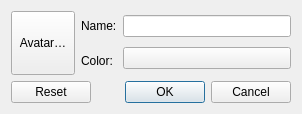
<?xml version="1.0" encoding="UTF-8"?>
<ui version="4.0">
 <class>PersonDialog</class>
 <widget class="QDialog" name="PersonDialog">
  <property name="geometry">
   <rect>
    <x>0</x>
    <y>0</y>
    <width>302</width>
    <height>112</height>
   </rect>
  </property>
  <property name="windowTitle">
   <string>Dialog</string>
  </property>
  <layout class="QVBoxLayout" name="verticalLayout_3">
   <item>
    <layout class="QHBoxLayout" name="horizontalLayout">
     <item>
      <widget class="QToolButton" name="m_selectCharaterAvatar">
       <property name="minimumSize">
        <size>
         <width>64</width>
         <height>64</height>
        </size>
       </property>
       <property name="sizeIncrement">
        <size>
         <width>64</width>
         <height>64</height>
        </size>
       </property>
       <property name="baseSize">
        <size>
         <width>64</width>
         <height>64</height>
        </size>
       </property>
       <property name="text">
        <string>Avatar…</string>
       </property>
       <property name="iconSize">
        <size>
         <width>64</width>
         <height>64</height>
        </size>
       </property>
      </widget>
     </item>
     <item>
      <layout class="QVBoxLayout" name="verticalLayout_2">
       <item>
        <widget class="QLabel" name="label_6">
         <property name="text">
          <string>Name:</string>
         </property>
        </widget>
       </item>
       <item>
        <widget class="QLabel" name="label_7">
         <property name="text">
          <string>Color:</string>
         </property>
        </widget>
       </item>
      </layout>
     </item>
     <item>
      <layout class="QVBoxLayout" name="verticalLayout">
       <item>
        <widget class="QLineEdit" name="m_characterName"/>
       </item>
       <item>
        <widget class="ColorButton" name="m_characterColor">
         <property name="text">
          <string/>
         </property>
        </widget>
       </item>
      </layout>
     </item>
    </layout>
   </item>
   <item>
    <widget class="QDialogButtonBox" name="buttonBox">
     <property name="orientation">
      <enum>Qt::Horizontal</enum>
     </property>
     <property name="standardButtons">
      <set>QDialogButtonBox::Cancel|QDialogButtonBox::Ok|QDialogButtonBox::Reset</set>
     </property>
    </widget>
   </item>
  </layout>
 </widget>
 <customwidgets>
  <customwidget>
   <class>ColorButton</class>
   <extends>QPushButton</extends>
   <header>widgets/colorbutton.h</header>
  </customwidget>
 </customwidgets>
 <resources/>
 <connections>
  <connection>
   <sender>buttonBox</sender>
   <signal>accepted()</signal>
   <receiver>PersonDialog</receiver>
   <slot>accept()</slot>
   <hints>
    <hint type="sourcelabel">
     <x>248</x>
     <y>254</y>
    </hint>
    <hint type="destinationlabel">
     <x>157</x>
     <y>274</y>
    </hint>
   </hints>
  </connection>
  <connection>
   <sender>buttonBox</sender>
   <signal>rejected()</signal>
   <receiver>PersonDialog</receiver>
   <slot>reject()</slot>
   <hints>
    <hint type="sourcelabel">
     <x>316</x>
     <y>260</y>
    </hint>
    <hint type="destinationlabel">
     <x>286</x>
     <y>274</y>
    </hint>
   </hints>
  </connection>
 </connections>
</ui>
